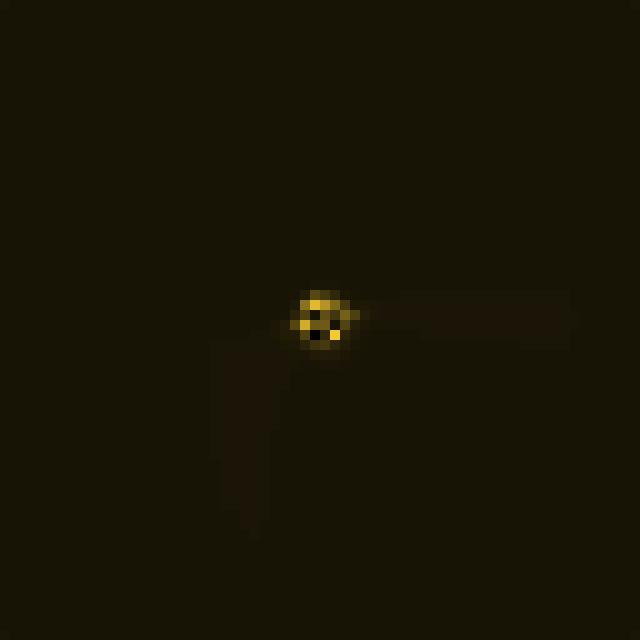
Frame 1 (no input)
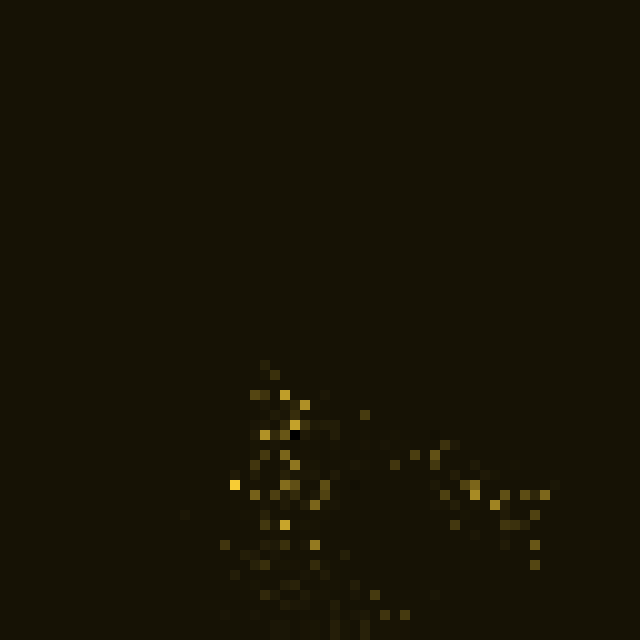
Frame 60 (no input)
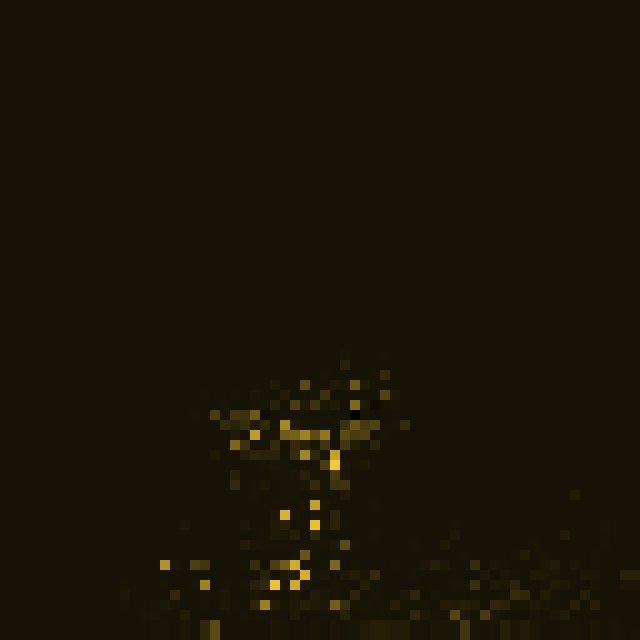
Frame 120 (the mouse pressed at the canvas centre since frame 60)

The p5.js sketch that drew these frames (run headless with seeded random() and noise() and a simulated clock; from frame 60 on, the mouse is pressed at the canvas centre):

// p5.js sketch
// ── sketch.js
let fluid;
let canvas;
let t = 0; //time

function setup() {
	canvas = createCanvas(N * SCALE, N * SCALE);
	fluid = new Fluid(2, 0.0001, .0000001);

}

function mouseDragged() {
	fluid.addDensity(int(mouseX / SCALE), int(mouseY / SCALE), 200);
}

function draw() {
	background(0);

	let cx = int(0.5 * width / SCALE);
	let cy = int(0.5 * height / SCALE);
	for (let i = -1; i <= 1; i++) {
		for (let j = -1; j <= 1; j++) {
			fluid.addDensity(cx + i, cy + j, 1000);
		}
	}
	for (let i = 0; i < 2; i++) {
		let angle = noise(t) * TWO_PI;
		let v = p5.Vector.fromAngle(angle);
		v.mult(.1);
		//console.log(v);
		t += .01;
		fluid.addVelocity(cx, cy, v.x, v.y);
	}
	fluid.step();
	fluid.renderD();
	//	fluid.renderV();
	fluid.fadeD();
}
// ── fluid.js
// Fluid Simulation
// Daniel Shiffman
// https://thecodingtrain.com/CodingChallenges/132-fluid-simulation.html
// https://youtu.be/alhpH6ECFvQ

// This would not be possible without:
// Real-Time Fluid Dynamics for Games by Jos Stam
// http://www.dgp.toronto.edu/people/stam/reality/Research/pdf/GDC03.pdf
// Fluid Simulation for Dummies by Mike Ash
// https://mikeash.com/pyblog/fluid-simulation-for-dummies.html
// modified for p5JS by GNK 
// still wotking to find bugs, as it has different pattern than the processing version

let N = 64;
let SCALE = 10;
let iter = 4;
class Fluid {
 
  constructor(dt, diff, visc) {

    let Vx = new Array(N*N).fill(0);
    let Vy = new Array(N * N).fill(0);
    let Vx0 = new Array(N * N).fill(0);
    let Vy0 = new Array(N * N).fill(0);
  
    this.size = N;
    this.dt = dt;
    this.diff = diff;
    this.visc = visc;

    this.s = new Array(N * N).fill(0);

    this.density = new Array(N * N).fill(5);

    this.Vx = new Array(N * N).fill(0);
    this.Vy = new Array(N * N).fill(0);
    this.Vx0 = new Array(N * N).fill(0);
    this.Vy0 = new Array(N * N).fill(0);

  }

  step() {

    let N = this.size;
    let visc = this.visc;
    let diff = this.diff;
    let dt = this.dt;
    let density = this.density;
     let Vx = this.Vx;
     let Vy = this.Vy;
     let Vx0 = this.Vx0;
     let Vy0 = this.Vy0;
     let s = this.s;
     
// difusse the velocity
    diffuse(1, Vx0, Vx, visc, dt);
    diffuse(2, Vy0, Vy, visc, dt);

    project(Vx0, Vy0, Vx, Vy);

    advect(1, Vx, Vx0, Vx0, Vy0, dt);
    advect(2, Vy, Vy0, Vx0, Vy0, dt);

    project(Vx, Vy, Vx0, Vy0);
// difusse the density
    diffuse(0, s, density, diff, dt);
    advect(0, density, s, Vx, Vy, dt);
  }

  addDensity(x, y, amount) {
    let index = IX(x, y);
    this.density[index] += amount;
  }

  addVelocity(x, y, amountX, amountY) {
    let index = IX(x, y);
    this.Vx[index] += amountX;
    this.Vy[index] += amountY;
  }


  renderD() {
    colorMode(HSB,255, 255,255,255);
    
    for (let i = 0; i < N; i++) {
      for (let j = 0; j < N; j++) {
        let x = i * SCALE;
        let y = j * SCALE;
        let d = this.density[IX(i, j)];
        //console.log(d);
        fill(33, 200, (d + 22) % 255);
        noStroke();
        rect(x, y, SCALE, SCALE);

      }
    }
  }

renderV() {
   for (let i = 0; i < N; i++) {
     for (let j = 0; j < N; j++) {
       let x = i * SCALE;
       let y = j * SCALE;
       let vx = this.Vx[IX(i, j)];
       let vy = this.Vy[IX(i, j)];
       stroke(255);
       if (!(abs(vx) < 0.1 && abs(vy) <= 0.1)) {
         line(x, y, x + vx * SCALE, y + vy * SCALE);
       }
     }
   }
 }

 fadeD(){
   for (let i=0;i<this.density.length;i++){
     let d= this.density[i];
     this.density[i]=constrain(d-0.1,0,255);
   }
 }

}

// ── more_fluid.js
// utility functions for fluid class

//calcula el indice de la grilla
function IX(x, y) {
  x = constrain(x, 0, N - 1);
  y = constrain(y, 0, N - 1);
  let i = int(x + y * N);

  return (i);

}

function diffuse(b, x, x0, diff, dt) {
  let a = dt * diff * (N - 2) * (N - 2);
  // this.lin_solve(b, x, x0, a, 1 + 6 * a);
  lin_solve(b, x, x0, a, 1 + 6 * a);

}

function lin_solve(b, x, x0, a, c) {
  let cRecip = 1.0 / c;
  for (let k = 0; k < iter; k++) {
    for (let j = 1; j < N - 1; j++) {
      for (let i = 1; i < N - 1; i++) {
        x[IX(i, j)] =
          (x0[IX(i, j)] +
            a * (x[IX(i + 1, j)] +
              x[IX(i - 1, j)] +
              x[IX(i, j + 1)] +
              x[IX(i, j - 1)]
            )) * cRecip;
      }
    }

    set_bnd(b, x);
  }
}

// resuelve los limites de la caja de simulacion
// reversing veloc for boundaries
function set_bnd(b, x) {
  for (let i = 1; i < N - 1; i++) {
    x[IX(i, 0)] = b == 2 ? -x[IX(i, 1)] : x[IX(i, 1)];
    x[IX(i, N - 1)] = b == 2 ? -x[IX(i, N - 2)] : x[IX(i, N - 2)];
  }

  for (let j = 1; j < N - 1; j++) {
    x[IX(0, j)] = b == 1 ? -x[IX(1, j)] : x[IX(1, j)];
    x[IX(N - 1, j)] = b == 1 ? -x[IX(N - 2, j)] : x[IX(N - 2, j)];
  }

  x[IX(0, 0)] = 0.5 * (x[IX(1, 0)] + x[IX(0, 1)] + x[IX(0, 0)]);
  x[IX(0, N - 1)] = 0.5 * (x[IX(1, N - 1)] + x[IX(0, N - 2)] + x[IX(0, N - 1)]);
  x[IX(N - 1, 0)] = 0.5 * (x[IX(N - 2, 0)] + x[IX(N - 1, 1)] + x[IX(N - 1, 0)]);
  x[IX(N - 1, N - 1)] = 0.5 * (x[IX(N - 2, N - 1)] + x[IX(N - 1, N - 2)] + x[IX(N - 1, N - 1)]);

}

function project(velocX, velocY, p, div) {
  for (let j = 1; j < N - 1; j++) {
    for (let i = 1; i < N - 1; i++) {
      div[IX(i, j)] = -0.5 * (
        velocX[IX(i + 1, j)] -
        velocX[IX(i - 1, j)] +
        velocY[IX(i, j + 1)] -
        velocY[IX(i, j - 1)]
      ) / N;
      p[IX(i, j)] = 0;
    }
  }

  set_bnd(0, div);
  set_bnd(0, p);
  lin_solve(0, p, div, 1, 6);

  for (let j = 1; j < N - 1; j++) {
    for (let i = 1; i < N - 1; i++) {
      velocX[IX(i, j)] -= 0.5 * (p[IX(i + 1, j)] -
        p[IX(i - 1, j)]) * N;
      velocY[IX(i, j)] -= 0.5 * (p[IX(i, j + 1)] -
        p[IX(i, j - 1)]) * N;
    }
  }

  set_bnd(1, velocX);
  set_bnd(2, velocY);
}

function advect(b, d, d0, velocX, velocY, dt) {
  let i0, i1, j0, j1;

  let dtx = dt * (N - 2);
  let dty = dt * (N - 2);

  let s0, s1, t0, t1;
  let tmp1, tmp2, x, y;

  let Nfloat = N;
  let ifloat, jfloat;
  let i, j;
  jfloat = 1;
  for (j = 1, jfloat = 1; j < N - 1; j++, jfloat++) {
    for (i = 1, ifloat = 1; i < N - 1; i++, ifloat++) {
      tmp1 = dtx * velocX[IX(i, j)];
      tmp2 = dty * velocY[IX(i, j)];
      x = ifloat - tmp1;
      y = jfloat - tmp2;

      if (x < 0.5) {
        x = 0.5;
      }
      if (x > Nfloat + 0.5) {
        x = Nfloat + 0.5;
      }
      i0 = floor(x);
      i1 = i0 + 1.0;
      if (y < 0.5) {
        y = 0.5;
      }
      if (y > Nfloat + 0.5) {
        y = Nfloat + 0.5;
      }
      j0 = floor(y);
      j1 = j0 + 1.0;

      s1 = x - i0;
      s0 = 1.0 - s1;
      t1 = y - j0;
      t0 = 1.0 - t1;

      let i0i = int(i0);
      let i1i = int(i1);
      let j0i = int(j0);
      let j1i = int(j1);

      d[IX(i, j)] =
        s0 * (t0 * d0[IX(i0i, j0i)]) + (t1 * d0[IX(i0i, j1i)]) +
        s1 * (t0 * d0[IX(i1i, j0i)]) + (t1 * d0[IX(i1i, j1i)]);
    }
  }
  set_bnd(b, d);
}
